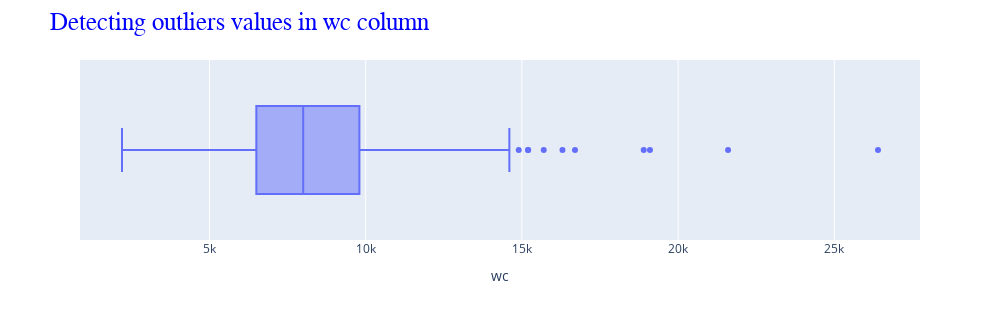

Here is the notebook cell this chart was saved with:
### Code cell
ax = px.box( data_frame = data,
        x = 'wc',
        width = 1000, height = 320)

ax.update_layout(
    title = {
        "text" : 'Detecting outliers values in wc column',
        "font" : title_font_dict
    } 
)

### Figure 1 — Plotly figure (JSON) as saved in the notebook; plotly's stock layout.template omitted (floating-point values rounded to 4 significant figures; data arrays with more than 128 entries replaced by an {"elided": "..."} marker saying what was removed)
{"data": [{"alignmentgroup": "True", "hovertemplate": "wc=%{x}<extra></extra>", "legendgroup": "", "marker": {"color": "#636efa"}, "name": "", "notched": false, "offsetgroup": "", "orientation": "h", "showlegend": false, "type": "box", "x": {"elided": "392 float values"}, "x0": " ", "xaxis": "x", "y0": " ", "yaxis": "y"}], "layout": {"boxmode": "group", "height": 320, "legend": {"tracegroupgap": 0}, "margin": {"t": 60}, "title": {"font": {"color": "Blue", "family": "Times New Roman", "size": 25}, "text": "Detecting outliers values in wc column"}, "width": 1000, "xaxis": {"anchor": "y", "domain": [0, 1], "title": {"text": "wc"}}, "yaxis": {"anchor": "x", "domain": [0, 1]}}}
